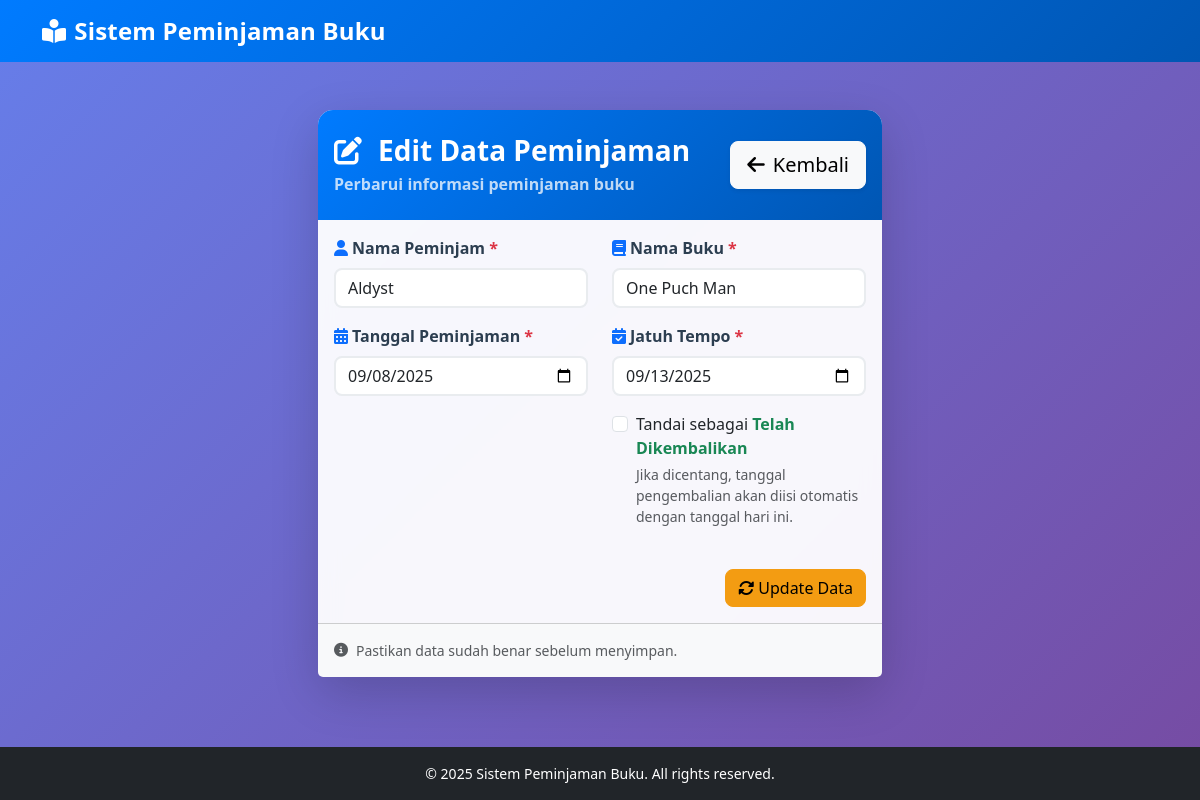
/edit/6, run on the app's committed database.
### tables this page shows
CREATE TABLE peminjaman (
            id INTEGER PRIMARY KEY AUTOINCREMENT,
            nama_peminjam TEXT NOT NULL,
            nama_buku TEXT NOT NULL,
            tanggal_peminjaman DATE NOT NULL,
            tanggal_pengembalian DATE
        , due_date DATE);

### app.py (the view, shortened to what this page needs)
@app.route('/edit/<int:id>', methods=['GET', 'POST'])
def edit(id):
    conn = get_db_connection()
    data = conn.execute('SELECT * FROM peminjaman WHERE id = ?', (id,)).fetchone()
    conn.close()
    if data is None:
        flash('Data tidak ditemukan!', 'error')
        return redirect(url_for('index'))
    today = datetime.now().strftime('%Y-%m-%d')
    return render_template('edit.html', data=data, today=today)

### app.py (called while the page is built)
def get_db_connection():
    conn = sqlite3.connect('perpus.db')
    conn.row_factory = sqlite3.Row
    return conn

@app.context_processor
def inject_globals():
    return {
        'datetime': datetime,
        'today_str': datetime.now().strftime('%Y-%m-%d')
    }

### templates/edit.html (shortened to what this page needs)
{% extends "base.html" %}
{% block content %}
<div class="container-fluid py-4">
  <div class="row justify-content-center">
    <div class="col-md-8 col-lg-6">
      <div class="card shadow-lg border-0">
        <div class="card-header bg-gradient-primary text-white py-4">
          <div class="d-flex justify-content-between align-items-center">
            <div>
              <h3 class="mb-1 fw-bold">
                <i class="fas fa-edit me-3"></i>Edit Data Peminjaman
              </h3>
              <p class="mb-0 opacity-75">Perbarui informasi peminjaman buku</p>
            </div>
            <a href="{{ url_for('index') }}" class="btn btn-light btn-lg shadow-sm">
              <i class="fas fa-arrow-left me-2"></i>Kembali
            </a>
          </div>
        </div>
        <div class="card-body">
          <form method="POST" novalidate onsubmit="return validateAll()">
            <div class="row">
              <div class="col-md-6 mb-3">
                <label for="nama_peminjam" class="form-label">
                  <i class="fas fa-user text-primary me-1"></i>Nama Peminjam <span class="text-danger">*</span>
                </label>
                <input type="text" class="form-control" id="nama_peminjam" name="nama_peminjam"
                       value="{{ data.nama_peminjam }}" required />
              </div>
              <div class="col-md-6 mb-3">
                <label for="nama_buku" class="form-label">
                  <i class="fas fa-book text-primary me-1"></i>Nama Buku <span class="text-danger">*</span>
                </label>
                <input type="text" class="form-control" id="nama_buku" name="nama_buku"
                       value="{{ data.nama_buku }}" required />
              </div>
            </div>
            <div class="row">
              <div class="col-md-6 mb-3">
                <label for="tanggal_peminjaman" class="form-label">
                  <i class="fas fa-calendar-alt text-primary me-1"></i>Tanggal Peminjaman <span class="text-danger">*</span>
                </label>
                <input type="date" class="form-control" id="tanggal_peminjaman" name="tanggal_peminjaman"
                       value="{{ data.tanggal_peminjaman }}" required />
              </div>
              <div class="col-md-6 mb-3">
                <label for="due_date" class="form-label">
                  <i class="fas fa-calendar-check text-primary me-1"></i>Jatuh Tempo <span class="text-danger">*</span>
                </label>
                <input type="date" class="form-control" id="due_date" name="due_date"
                       value="{{ data['due_date'] or '' }}" required />
                <div class="form-check mt-3">
                  {% set sudah_kembali = True if data.tanggal_pengembalian else False %}
                  <input class="form-check-input" type="checkbox" id="cek_kembali" {% if sudah_kembali %}checked{% endif %}>
                  <label class="form-check-label" for="cek_kembali">
                    Tandai sebagai <span class="text-success fw-semibold">Telah Dikembalikan</span>
                  </label>
                  <div class="form-text">
                    Jika dicentang, tanggal pengembalian akan diisi otomatis dengan tanggal hari ini.
                  </div>
                </div>
              </div>
            </div>
            <div class="d-grid gap-2 d-md-flex justify-content-md-end mt-4">
              <button type="submit" class="btn btn-warning">
                <i class="fas fa-sync-alt me-1"></i>Update Data
              </button>
            </div>
          </form>
        </div>
        <div class="card-footer bg-light py-3">
          <div class="d-flex align-items-center text-muted small">
            <i class="fas fa-info-circle me-2"></i>
            Pastikan data sudah benar sebelum menyimpan.
          </div>
        </div>
      </div>
    </div>
  </div>
</div>
{% endblock %}

### static/css/style.css (style rules this page uses)
:root { --primary-color: #2c3e50; --secondary-color: #3498db; --success-color: #27ae60; --warning-color: #f39c12; --danger-color: #e74c3c; --light-color: #ecf0f1; --dark-color: #2c3e50; }
body { font-family: 'Segoe UI', Tahoma, Geneva, Verdana, sans-serif; background: linear-gradient(135deg, #667eea 0%, #764ba2 100%); min-height: 100vh; }
.card { border: none; border-radius: 15px; box-shadow: 0 10px 30px rgba(0, 0, 0, 0.1); backdrop-filter: blur(10px); background: rgba(255, 255, 255, 0.95); }
.card-header { border-radius: 15px 15px 0 0 !important; border: none; font-weight: 600; }
.btn { border-radius: 8px; font-weight: 500; transition: all 0.3s ease; }
.btn-warning { background: var(--warning-color); border-color: var(--warning-color); }
.form-control { border-radius: 8px; border: 2px solid #e9ecef; transition: all 0.3s ease; }
.form-label { font-weight: 600; color: var(--dark-color); }
.card { animation: fadeIn 0.6s ease; }

### templates/base.html (style rules this page uses)
:root { --brand-primary: #007bff; --brand-primary-dark: #0056b3; --text-success: #198754; --text-warning: #fd7e14; }
.bg-gradient-primary { background: linear-gradient(135deg, var(--brand-primary), var(--brand-primary-dark)); }
.shadow-lg { box-shadow: 0 1rem 3rem rgba(0,0,0,.175) !important; }
.text-success { color: var(--text-success) !important; }
body, html { height: 100%; }
.form-label { font-weight: 600; }

### templates/edit.html (style rules this page uses)
.bg-gradient-primary { background: linear-gradient(135deg, #007bff, #0056b3); }
.shadow-lg { box-shadow: 0 1rem 3rem rgba(0,0,0,.175) !important; }
.form-label { font-weight: 600; }

### data on the page
peminjaman: nama_peminjam "Aldyst", nama_buku "One Puch Man", tanggal_peminjaman "09/08/2025", due_date "09/13/2025"

### other printed values
{{ 2025 }} "2025"
